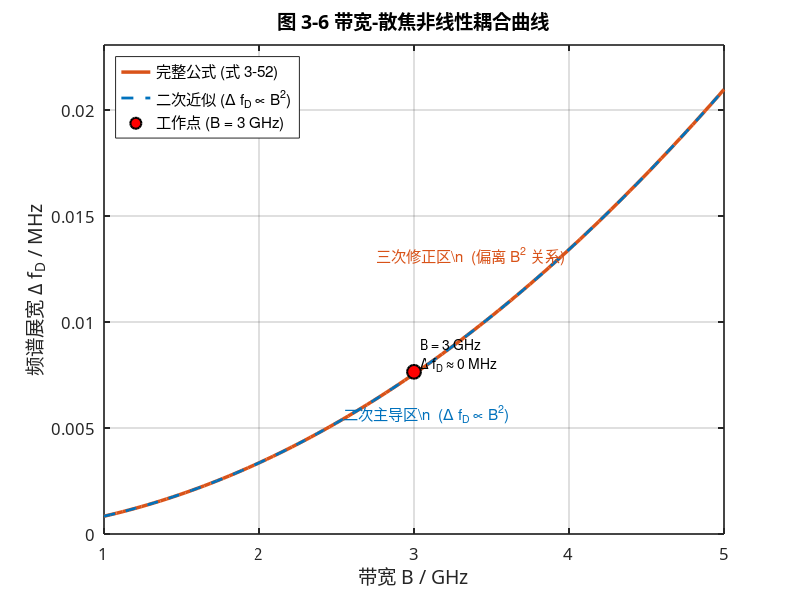

Write the MATLAB code that produced this figure.
%% plot_fig_3_6.m
% 论文图 3-6：带宽-散焦非线性耦合曲线
% 生成日期：2026-01-06
% 对应章节：3.3.4 频谱特征量化：二阶色散导致的散焦效应与带宽耦合机制

clear; clc; close all;

%% 1. 参数设置（与 thesis-code 保持一致）
c = 3e8;                    % 光速 (m/s)
epsilon_0 = 8.854e-12;      % 真空介电常数
m_e = 9.109e-31;            % 电子质量 (kg)
q_e = 1.602e-19;            % 电子电量 (C)

% 雷达参数
f0 = 33e9;                  % 起始频率 (Hz)
omega_0 = 2*pi*f0;          % 起始角频率 (rad/s)
T_m = 1e-3;                 % 扫频周期 (s)

% 等离子体参数（强色散情况）
d = 0.15;                   % 等离子体厚度 (m)
f_p = 29e9;                 % 截止频率 (Hz)
omega_p = 2*pi*f_p;
nu_e = 1.5e9;               % 碰撞频率 (Hz)

%% 2. 计算色散系数

% 基础群时延
tau_0 = (d/c) / sqrt(1 - (omega_p/omega_0)^2);

% 一阶色散系数 tau_1
tau_1 = -(d/c) * (omega_p^2 / omega_0^3) * ...
        (1 - (omega_p/omega_0)^2)^(-3/2);

% 二阶色散系数 tau_2
tau_2 = (3*d/c) * (omega_p^2 / omega_0^4) * ...
        (1 - omega_p^2/(3*omega_0^2)) * ...
        (1 - (omega_p/omega_0)^2)^(-5/2);

% 定义色散系数 C1 和 C2
C1 = omega_0 * tau_2 + 2*tau_1;
C2 = tau_1^2 + tau_0 * tau_2;

%% 3. 计算频谱展宽随带宽的变化

% 带宽范围：1-5 GHz
B_range = linspace(1e9, 5e9, 100);

% 频谱展宽 Delta_f_D（完整公式）
Delta_f_D_full = zeros(size(B_range));

for i = 1:length(B_range)
    B = B_range(i);
    % 式 (3-52)
    Delta_f_D_full(i) = (2*pi*B^2/T_m) * abs(C1 - 2*pi*(B/T_m)*C2);
end

% 二次近似（小带宽）
Delta_f_D_quad = (2*pi*B_range.^2/T_m) * abs(C1);

%% 4. 绘图

figure('Position', [100, 100, 800, 600]);

% 论文标准颜色
color_full = [0.8500, 0.3250, 0.0980];    % 橙色 - 完整公式
color_quad = [0.0000, 0.4470, 0.7410];    % 蓝色 - 二次近似

% 绘制完整公式曲线
plot(B_range/1e9, Delta_f_D_full/1e6, '-', 'Color', color_full, ...
     'LineWidth', 2.5, 'DisplayName', '完整公式 (式 3-52)');
hold on;

% 绘制二次近似曲线
plot(B_range/1e9, Delta_f_D_quad/1e6, '--', 'Color', color_quad, ...
     'LineWidth', 2.0, 'DisplayName', '二次近似 (\Delta f_D \propto B^2)');

% 标注关键区域
% 二次主导区
idx_quad = find(B_range <= 2.5e9, 1, 'last');
text(B_range(idx_quad)/1e9, Delta_f_D_full(idx_quad)/1e6, ...
     '  二次主导区\n  (\Delta f_D \propto B^2)', ...
     'FontSize', 11, 'Color', color_quad, 'VerticalAlignment', 'bottom');

% 三次修正区
idx_cubic = find(B_range >= 4e9, 1);
text(B_range(idx_cubic)/1e9, Delta_f_D_full(idx_cubic)/1e6, ...
     '  三次修正区\n  (偏离 B^2 关系)  ', ...
     'FontSize', 11, 'Color', color_full, ...
     'HorizontalAlignment', 'right', 'VerticalAlignment', 'top');

% 标注典型工作点（B = 3 GHz）
B_typical = 3e9;
idx_typical = find(B_range >= B_typical, 1);
Delta_f_typical = Delta_f_D_full(idx_typical);

plot(B_typical/1e9, Delta_f_typical/1e6, 'o', ...
     'MarkerSize', 10, 'MarkerFaceColor', 'r', 'MarkerEdgeColor', 'k', ...
     'LineWidth', 1.5, 'DisplayName', sprintf('工作点 (B = %.0f GHz)', B_typical/1e9));

text(B_typical/1e9, Delta_f_typical/1e6, ...
     sprintf('  B = %.0f GHz\n  \\Delta f_D ≈ %.0f MHz', ...
             B_typical/1e9, Delta_f_typical/1e6), ...
     'FontSize', 10, 'VerticalAlignment', 'bottom');

% 图表设置
set(gca, 'FontName', 'SimHei', 'FontSize', 12);
set(gca, 'LineWidth', 1.2);
grid on; box on;

xlabel('带宽 B / GHz', 'FontSize', 14, 'FontName', 'SimHei');
ylabel('频谱展宽 \Delta f_D / MHz', 'FontSize', 14, 'FontName', 'SimHei');
title('图 3-6 带宽-散焦非线性耦合曲线', 'FontSize', 14, 'FontName', 'SimHei', 'FontWeight', 'bold');

legend('Location', 'northwest', 'FontSize', 11);

% 设置坐标轴范围
xlim([1 5]);
ylim([0 max(Delta_f_D_full/1e6)*1.1]);

fprintf('图 3-6 生成完成！\n');
fprintf('关键参数：\n');
fprintf('  - 截止频率 f_p: %.0f GHz\n', f_p/1e9);
fprintf('  - 色散系数 C1: %.3e\n', C1);
fprintf('  - 色散系数 C2: %.3e\n', C2);
fprintf('  - 典型工作点 (B=3 GHz): \Delta f_D ≈ %.0f MHz\n', Delta_f_typical/1e6);
fprintf('\n物理意义：\n');
fprintf('  - 小带宽区: \Delta f_D 严格遵循 B^2 关系（抛物线）\n');
fprintf('  - 大带宽区: 三次项修正显现，偏离 B^2 趋势\n');
fprintf('  - 工程悖论: 带宽增加提高分辨率，但也放大散焦效应\n');
